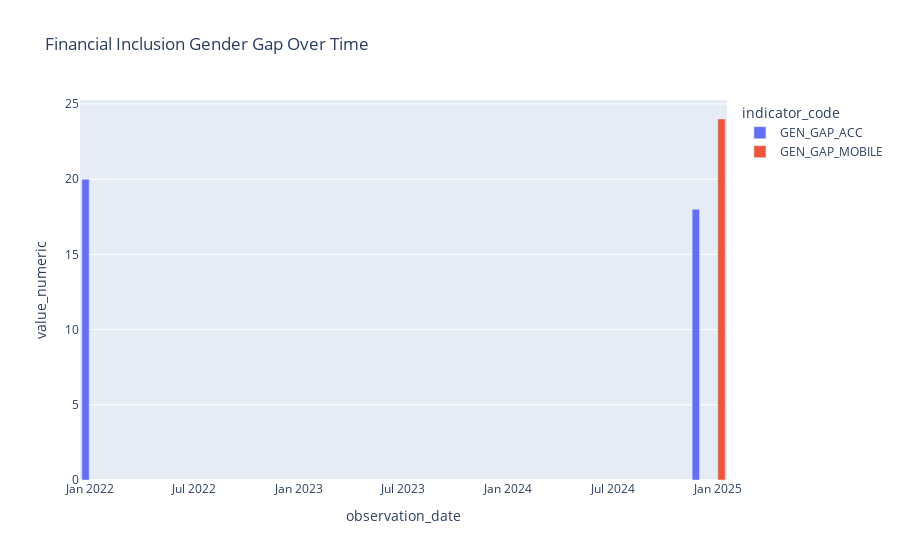

The notebook cell saved with this chart:
### Markdown cell above
### Cell 7: Gender Analysis:

### Code cell
# Analysis of Gender Gap
gender_df = df[df['indicator_code'].isin(['GEN_GAP_ACC', 'GEN_GAP_MOBILE'])].sort_values('observation_date')

if not gender_df.empty:
    fig_gender = px.bar(gender_df, x='observation_date', y='value_numeric', color='indicator_code',
                        barmode='group', title="Financial Inclusion Gender Gap Over Time")
    fig_gender.show()
else:
    print("No gender disaggregated data found in the current slice.")

### Figure 1 — Plotly figure (JSON) as saved in the notebook; plotly's stock layout.template omitted (floating-point values rounded to 4 significant figures)
{"data": [{"alignmentgroup": "True", "hovertemplate": "indicator_code=GEN_GAP_ACC<br>observation_date=%{x}<br>value_numeric=%{y}<extra></extra>", "legendgroup": "GEN_GAP_ACC", "marker": {"color": "#636efa", "pattern": {"shape": ""}}, "name": "GEN_GAP_ACC", "offsetgroup": "GEN_GAP_ACC", "orientation": "v", "showlegend": true, "textposition": "auto", "type": "bar", "x": ["2021-12-31T00:00:00.000000000", "2024-11-29T00:00:00.000000000"], "xaxis": "x", "y": [20.0, 18.0], "yaxis": "y"}, {"alignmentgroup": "True", "hovertemplate": "indicator_code=GEN_GAP_MOBILE<br>observation_date=%{x}<br>value_numeric=%{y}<extra></extra>", "legendgroup": "GEN_GAP_MOBILE", "marker": {"color": "#EF553B", "pattern": {"shape": ""}}, "name": "GEN_GAP_MOBILE", "offsetgroup": "GEN_GAP_MOBILE", "orientation": "v", "showlegend": true, "textposition": "auto", "type": "bar", "x": ["2024-12-31T00:00:00.000000000"], "xaxis": "x", "y": [24.0], "yaxis": "y"}], "layout": {"barmode": "group", "legend": {"title": {"text": "indicator_code"}, "tracegroupgap": 0}, "title": {"text": "Financial Inclusion Gender Gap Over Time"}, "xaxis": {"anchor": "y", "domain": [0, 1], "title": {"text": "observation_date"}}, "yaxis": {"anchor": "x", "domain": [0, 1], "title": {"text": "value_numeric"}}}}
